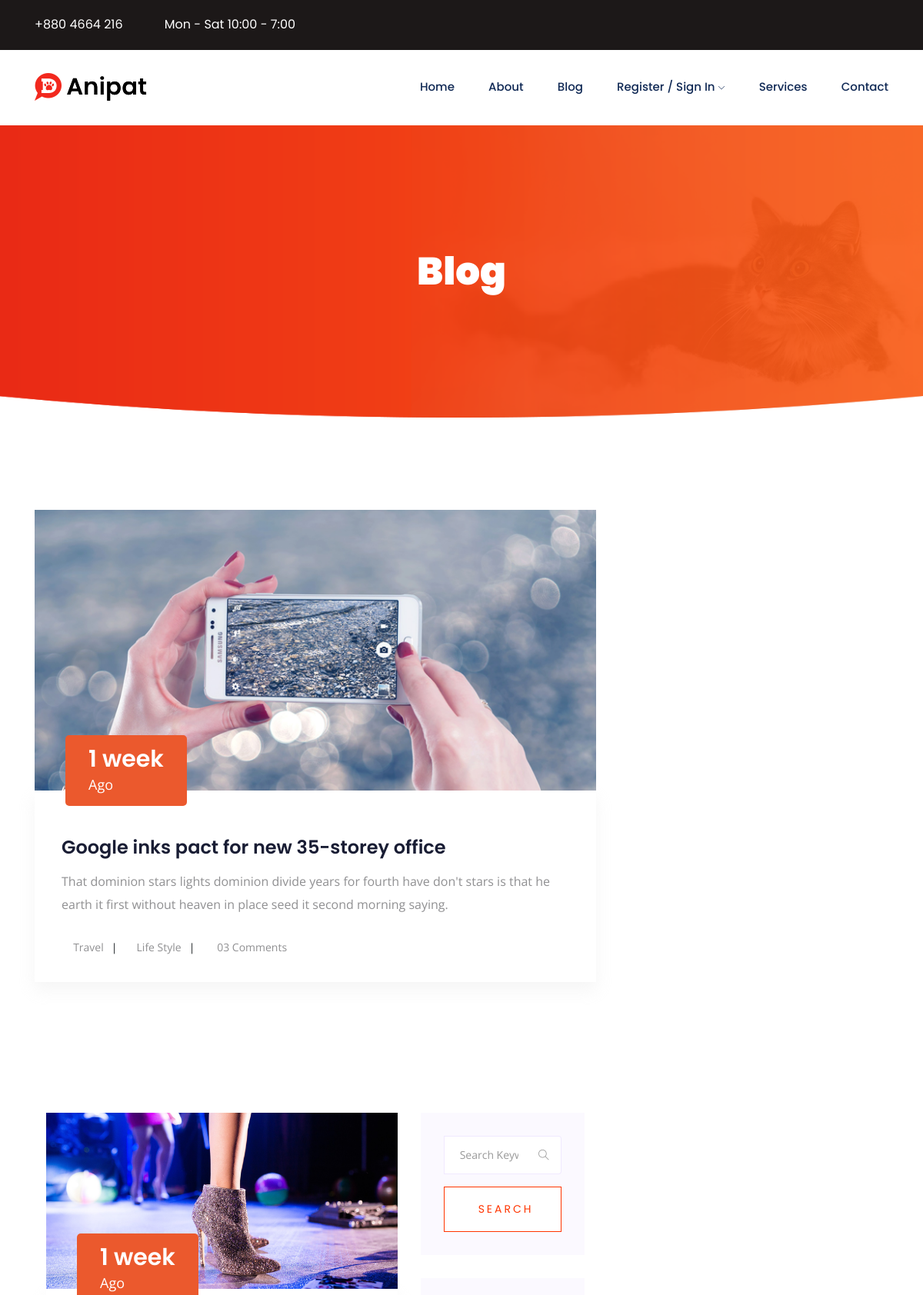
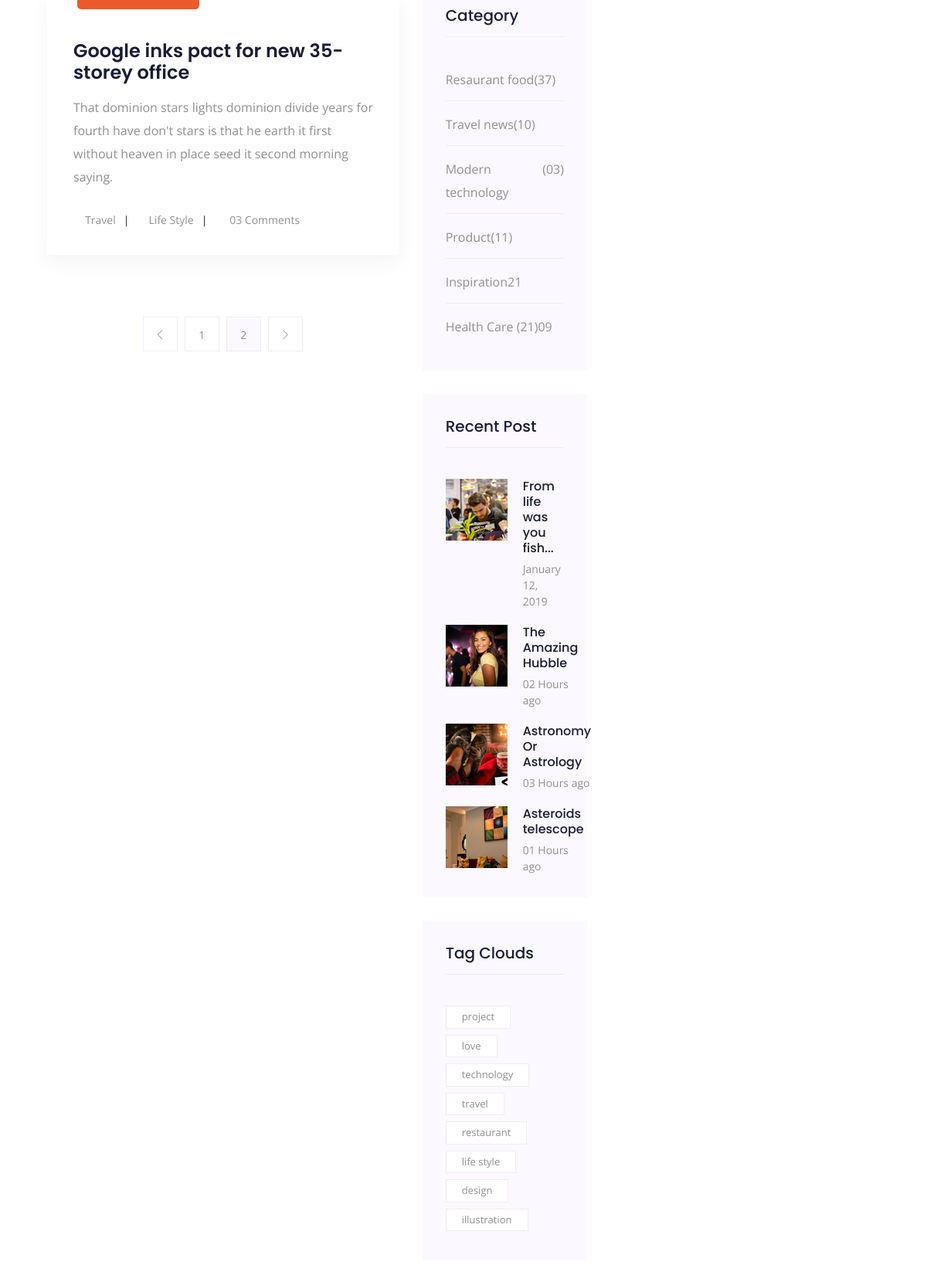
Screenshot of /blog/ (upper part) with the database file from the repository (2 pictures, top to bottom).
### main/models.py (models this page shows, shortened)
class Blog(models.Model):
    blog_title = models.CharField(max_length=150)
    blog_image = models.ImageField()
    blog_category = models.ForeignKey(Category, default=1, verbose_name="Category", on_delete=models.PROTECT)
    blog_summary = models.CharField(max_length=250)
    published = models.DateTimeField("date published", default=datetime.now())
    blog_content = models.TextField()
    blog_slug = models.CharField(max_length=200)
    class Meta:
        verbose_name_plural = "Blog"

class Category(models.Model):
    blog_category = models.CharField(max_length=80)
    category_slug = models.CharField(max_length=200)
    class Meta:
        verbose_name_plural = "Categories"

### main/views.py (the view)
# urls.py: 2. Add a URL to urlpatterns:  path('blog/', include('blog.urls'))
def blog(request):
    context = {
        'latest': Blog.objects.order_by('-published')[0:4],
        'category': Category.objects.all(),
        'posts': Blog.objects.all()
    }
    return render(request=request,
                  template_name="main/blog.html",
                  context=context)

### main/templates/main/blog.html (shortened to what this page needs)
{% extends "main/header-footer.html" %}
{% block content %}
{% load static %}
    <div class="bradcam_area breadcam_bg">
        <div class="container">
            <div class="row">
                <div class="col-lg-12">
                    <div class="bradcam_text text-center">
                        <h3>Blog</h3>
                    </div>
                </div>
            </div>
        </div>
    </div>
{% for p in posts %}
    <section class="blog_area section-padding">
        <div class="container">
            <div class="row">
                <div class="col-lg-8 mb-5 mb-lg-0">
                    <div class="blog_left_sidebar">
                        <article class="blog_item">
                            <div class="blog_item_img">
                                <img class="card-img rounded-0" src="{{ p.blog_image.url }}" alt="">
                                <a href="#" class="blog_item_date">
                                    <h3>{{ p.published|timesince }}</h3>
                                    <p>Ago</p>
                                </a>
                            </div>
                            <div class="blog_details">
                                <a class="d-inline-block" href="single-blog.html">
                                    <h2>{{ p.blog_title}}</h2>
                                </a>
                                <p>{{ p.blog_summary}}</p>
                                <ul class="blog-info-link">
                                    {% for cat in category %}
                                    <li><a href="#"><i class="fa fa-user"></i>{{ cat.blog_category }}</a></li>
                                    {% endfor %}
                                    <li><a href="#"><i class="fa fa-comments"></i> 03 Comments</a></li>
                                </ul>
                            </div>
                        </article>
{% endfor %}
                        <nav class="blog-pagination justify-content-center d-flex">
                            <ul class="pagination">
                                <li class="page-item">
                                    <a href="#" class="page-link" aria-label="Previous">
                                        <i class="ti-angle-left"></i>
                                    </a>
                                </li>
                                <li class="page-item">
                                    <a href="#" class="page-link">1</a>
                                </li>
                                <li class="page-item active">
                                    <a href="#" class="page-link">2</a>
                                </li>
                                <li class="page-item">
                                    <a href="#" class="page-link" aria-label="Next">
                                        <i class="ti-angle-right"></i>
                                    </a>
                                </li>
                            </ul>
                        </nav>
                    </div>
                </div>
                <div class="col-lg-4">
                    <div class="blog_right_sidebar">
                        <aside class="single_sidebar_widget search_widget">
                            <form action="#">
                                <div class="form-group">
                                    <div class="input-group mb-3">
                                        <input type="text" class="form-control" placeholder='Search Keyword'
                                            onfocus="this.placeholder = ''"
                                            onblur="this.placeholder = 'Search Keyword'">
                                        <div class="input-group-append">
                                            <button class="btn" type="button"><i class="ti-search"></i></button>
                                        </div>
                                    </div>
                                </div>
                                <button class="button rounded-0 primary-bg text-white w-100 btn_1 boxed-btn"
                                    type="submit">Search</button>
                            </form>
                        </aside>
                        <aside class="single_sidebar_widget post_category_widget">
                            <h4 class="widget_title">Category</h4>
                            <ul class="list cat-list">
                                <li>
                                    <a href="#" class="d-flex">
                                        <p>Resaurant food</p>
                                        <p>(37)</p>
                                    </a>
                                </li>
                                <li>
                                    <a href="#" class="d-flex">
                                        <p>Travel news</p>
                                        <p>(10)</p>
                                    </a>
                                </li>
                                <li>
                                    <a href="#" class="d-flex">
                                        <p>Modern technology</p>
                                        <p>(03)</p>
                                    </a>
                                </li>
                                <li>
                                    <a href="#" class="d-flex">
                                        <p>Product</p>
                                        <p>(11)</p>
                                    </a>
                                </li>
                                <li>
                                    <a href="#" class="d-flex">
                                        <p>Inspiration</p>
                                        <p>21</p>
                                    </a>
                                </li>
                                <li>
                                    <a href="#" class="d-flex">
                                        <p>Health Care (21)</p>
                                        <p>09</p>
                                    </a>
                                </li>
                            </ul>
                        </aside>
                        <aside class="single_sidebar_widget popular_post_widget">
                            <h3 class="widget_title">Recent Post</h3>
                            <div class="media post_item">
                                <img src="{% static 'img/post/post_1.png' %}" alt="post">
                                <div class="media-body">
                                    <a href="single-blog.html">
                                        <h3>From life was you fish...</h3>
                                    </a>
                                    <p>January 12, 2019</p>
                                </div>
                            </div>
                            <div class="media post_item">
                                <img src="{% static 'img/post/post_2.png' %}" alt="post">
                                <div class="media-body">
                                    <a href="single-blog.html">
                                        <h3>The Amazing Hubble</h3>
                                    </a>
                                    <p>02 Hours ago</p>
                                </div>
                            </div>
                            <div class="media post_item">
                                <img src="{% static 'img/post/post_3.png' %}" alt="post">
                                <div class="media-body">
                                    <a href="single-blog.html">
                                        <h3>Astronomy Or Astrology</h3>
                                    </a>
                                    <p>03 Hours ago</p>
                                </div>
                            </div>
                            <div class="media post_item">
                                <img src="{% static 'img/post/post_4.png' %}" alt="post">
                                <div class="media-body">
                                    <a href="single-blog.html">
                                        <h3>Asteroids telescope</h3>
                                    </a>
                                    <p>01 Hours ago</p>
                                </div>
                            </div>
                        </aside>
                        <aside class="single_sidebar_widget tag_cloud_widget">
                            <h4 class="widget_title">Tag Clouds</h4>
                            <ul class="list">
                                <li>
                                    <a href="#">project</a>
                                </li>
                                <li>
                                    <a href="#">love</a>
                                </li>
                                <li>
                                    <a href="#">technology</a>
                                </li>
                                <li>
                                    <a href="#">travel</a>
                                </li>
                                <li>
                                    <a href="#">restaurant</a>
                                </li>
                                <li>
                                    <a href="#">life style</a>
                                </li>
                                <li>
                                    <a href="#">design</a>
                                </li>
                                <li>
                                    <a href="#">illustration</a>
                                </li>
                            </ul>
                        </aside>
                    </div>
                </div>
            </div>
        </div>
    </section>
{% endblock %}

### main/templates/main/header-footer.html (shortened to what this page needs)
<!doctype html>
<html class="no-js" lang="zxx">
<head>
    {% load static %}
    <link rel="stylesheet" href="{% static 'css/bootstrap.min.css' %}">
    <link rel="stylesheet" href="{% static 'css/owl.carousel.min.css' %}">
    <link rel="stylesheet" href="{% static 'css/magnific-popup.css' %}">
    <link rel="stylesheet" href="{% static 'css/font-awesome.min.css' %}">
    <link rel="stylesheet" href="{% static 'css/themify-icons.css' %}">
    <link rel="stylesheet" href="{% static 'css/nice-select.css' %}">
    <link rel="stylesheet" href="{% static 'css/flaticon.css' %}">
    <link rel="stylesheet" href="{% static 'css/gijgo.css' %}">
    <link rel="stylesheet" href="{% static 'css/animate.css' %}">
    <link rel="stylesheet" href="{% static 'css/slicknav.css' %}">
    <link rel="stylesheet" href="{% static 'css/style.css' %}">
</head>
<body>
    <header>
        <div class="header-area ">
            <div class="header-top_area">
                <div class="container">
                    <div class="row">
                        <div class="col-lg-6 col-md-8">
                            <div class="short_contact_list">
                                <ul>
                                    <li><a href="#">+880 4664 216</a></li>
                                    <li><a href="#">Mon - Sat 10:00 - 7:00</a></li>
                                </ul>
                            </div>
                        </div>
                        <div class="col-lg-6 col-md-4 ">
                            <div class="social_media_links">
                                <a href="#">
                                    <i class="fa fa-facebook"></i>
                                </a>
                                <a href="#">
                                    <i class="fa fa-pinterest-p"></i>
                                </a>
                                <a href="#">
                                    <i class="fa fa-google-plus"></i>
                                </a>
                                <a href="#">
                                    <i class="fa fa-linkedin"></i>
                                </a>
                            </div>
                        </div>
                    </div>
                </div>
            </div>
            <div id="sticky-header" class="main-header-area">
                <div class="container">
                    <div class="row align-items-center">
                        <div class="col-xl-3 col-lg-3">
                            <div class="logo">
                                <a href="/">
                                    <img src="{% static 'img/logo.png' %}" alt="">
                                </a>
                            </div>
                        </div>
                        <div class="col-xl-9 col-lg-9">
                            <div class="main-menu  d-none d-lg-block">
                                <nav>
                                    <ul id="navigation">
                                        <li><a  href="/">home</a></li>
                                        <li><a href="/about">about</a></li>
                                        <li><a href="/blog">blog</a></li>
                                        <li><a href="#">Register / Sign in <i class="ti-angle-down"></i></a>
                                        </li>
                                        <li><a href="/service">services</a></li>
                                        <li><a href="/contact">Contact</a></li>
                                    </ul>
                                </nav>
                            </div>
                        </div>
                        <div class="col-12">
                        </div>
                    </div>
                </div>
            </div>
        </div>
    </header>
{% block content %}
{% endblock %}
</body>
</html>

### rows the page displays
Blog: blog_image (picture), published "1 week", blog_title "Google inks pact for new 35-storey office", blog_summary "That dominion stars lights dominion divide years for fourth have don't stars is that he earth it first without heaven in place seed it second morning saying."
Category: blog_category "Travel"
Category: blog_category "Life Style"
Blog: blog_image (picture), published "1 week", blog_title "Google inks pact for new 35-storey office", blog_summary "That dominion stars lights dominion divide years for fourth have don't stars is that he earth it first without heaven in place seed it second morning saying."
